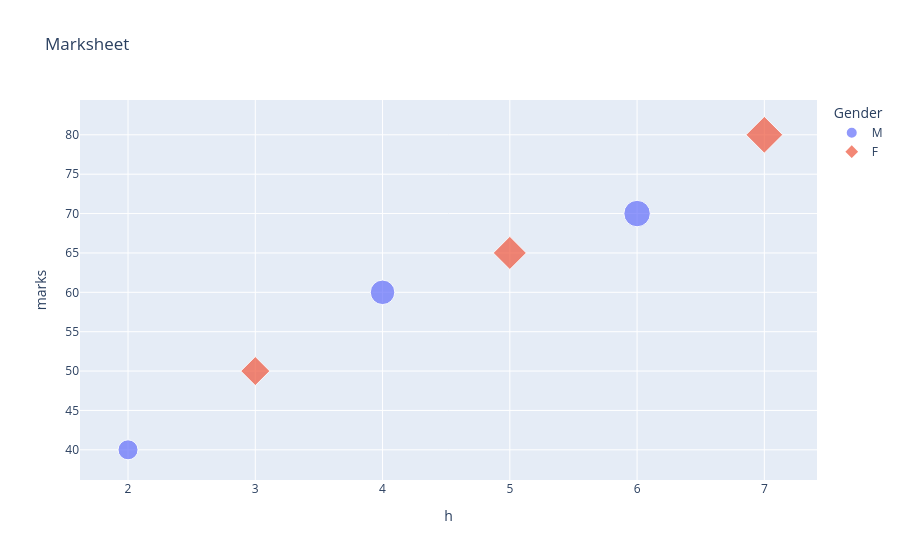

This figure's notebook cell:
### Code cell
fig=px.scatter(df,x="h",y="marks",color="Gender",title="Marksheet",symbol="Gender",size="marks",hover_data=["D","name"],)
fig.show()

### Figure 1 — Plotly figure (JSON) as saved in the notebook; plotly's stock layout.template omitted (floating-point values rounded to 4 significant figures)
{"data": [{"customdata": [["IT", 40], ["IT", 60], ["HR", 70]], "hovertemplate": "Gender=M<br>h=%{x}<br>marks=%{marker.size}<br>D=%{customdata[0]}<br>name=%{customdata[1]}<extra></extra>", "legendgroup": "M", "marker": {"color": "#636efa", "size": [40, 60, 70], "sizemode": "area", "sizeref": 0.2, "symbol": "circle"}, "mode": "markers", "name": "M", "orientation": "v", "showlegend": true, "type": "scatter", "x": [2, 4, 6], "xaxis": "x", "y": [40, 60, 70], "yaxis": "y"}, {"customdata": [["HR", 50], ["Finance", 65], ["Finance", 80]], "hovertemplate": "Gender=F<br>h=%{x}<br>marks=%{marker.size}<br>D=%{customdata[0]}<br>name=%{customdata[1]}<extra></extra>", "legendgroup": "F", "marker": {"color": "#EF553B", "size": [50, 65, 80], "sizemode": "area", "sizeref": 0.2, "symbol": "diamond"}, "mode": "markers", "name": "F", "orientation": "v", "showlegend": true, "type": "scatter", "x": [3, 5, 7], "xaxis": "x", "y": [50, 65, 80], "yaxis": "y"}], "layout": {"autosize": true, "legend": {"itemsizing": "constant", "title": {"text": "Gender"}, "tracegroupgap": 0}, "title": {"text": "Marksheet"}, "xaxis": {"anchor": "y", "autorange": true, "domain": [0, 1], "range": [1.645, 7.384], "title": {"text": "h"}, "type": "linear"}, "yaxis": {"anchor": "x", "autorange": true, "domain": [0, 1], "range": [34.02, 87.35], "title": {"text": "marks"}, "type": "linear"}}}
